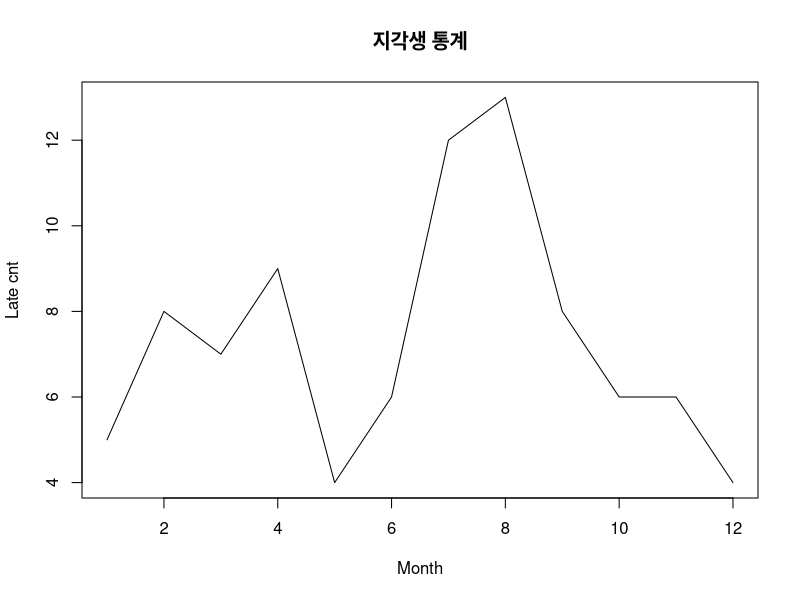

This chart was generated by the following R code:
month = 1:12                          # 자료 입력
late = c(5,8,7,9,4,6,12,13,8,6,6,4)   # 자료 입력
plot(month,                           # x data
     late,                            # y data
     main="지각생 통계",              # 제목
     type= "l",                       # 그래프의 종류 선택(알파벳)
     lty=1,                           # 선의 종류(line type) 선택
     lwd=1,                           # 선의 굵기 선택
     xlab="Month",                    # x축 레이블
     ylab="Late cnt"                  # y축 레이블
)
